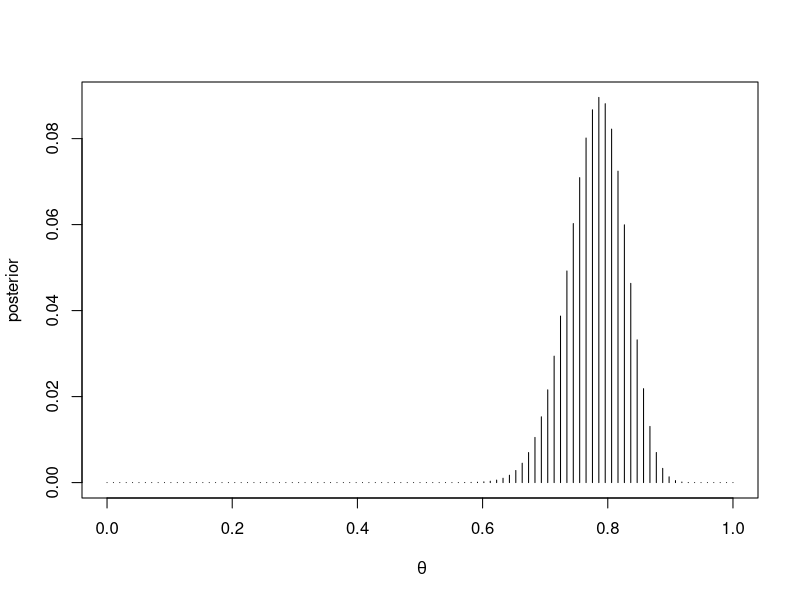
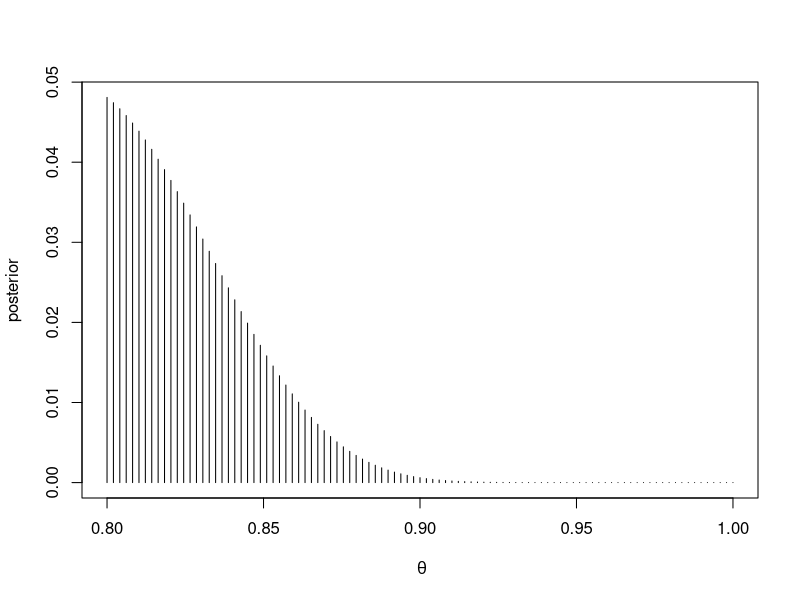
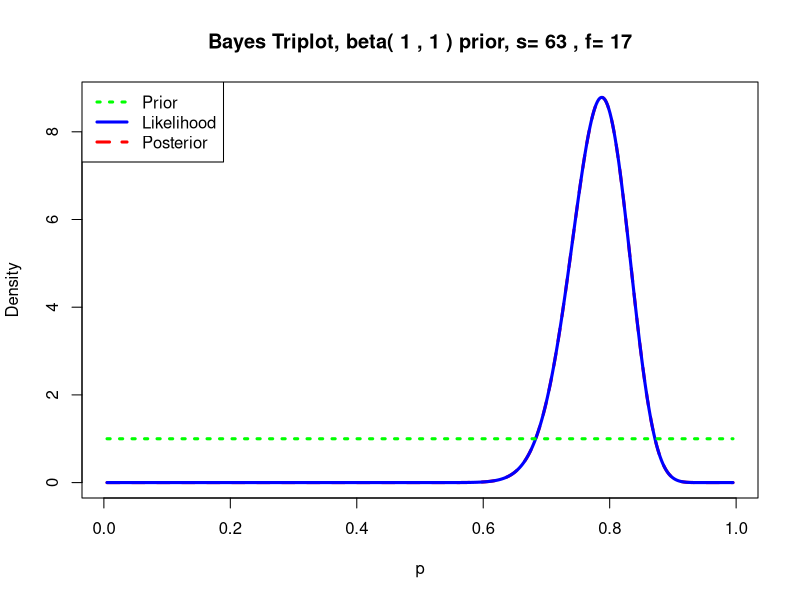
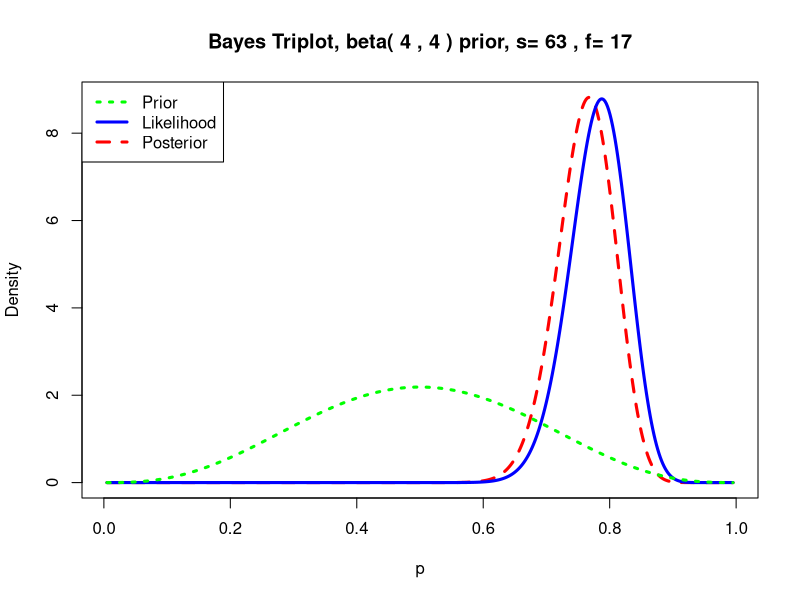

Write the R code that produced these figures, in order.
## ---- chunk 1
options(width = 400)
## ---- chunk 2
library(LearnBayes)
library(arm)
## ---- chunk 3
#-- prior values for probability of response
theta <- seq(0,1,length.out=99)

#-- likelihood times prior
prior <- rep(1/99, 99)
product <- dbinom(x=63, size=80, prob=theta)*prior

#-- posterior is the normalized likelihood times prior
posterior <- product/sum(product)

#-- plot posterior distribution
plot(theta, posterior, type='h', xlab=expression(~theta))

#-- posterior mean
mean.post <- sum(theta*posterior)

#-- cumulative posterior distribution
cumulative.post <- cumsum(posterior)

#-- median (approximate)
median.post <- theta[max(which(cumulative.post <=0.50))]
## ---- chunk 4
#-- prior values for probability of response
theta <- seq(0.8,1,length.out=99)

#-- likelihood times prior
prior <- rep(1/99, 99)
product <- dbinom(x=63, size=80, prob=theta)*prior

#-- posterior is the normalized likelihood times prior
posterior <- product/sum(product)

#-- plot posterior distribution
plot(theta, posterior, type='h', xlab=expression(~theta))

#-- posterior mean
mean.post <- sum(theta*posterior)

#-- cumulative posterior distribution
cumulative.post <- cumsum(posterior)

#-- median (approximate)
median.post <- theta[max(which(cumulative.post <=0.50))]
## ---- chunk 5
triplot(prior=c(1,1),data=c(63,17), where = "topleft")

## ---- chunk 6
triplot(prior=c(4,4),data=c(63,17), where = "topleft")
## ---- chunk 7
pbetat(p0=0.8, prob=0.5, ab=c(1,1), data=c(63,17))
